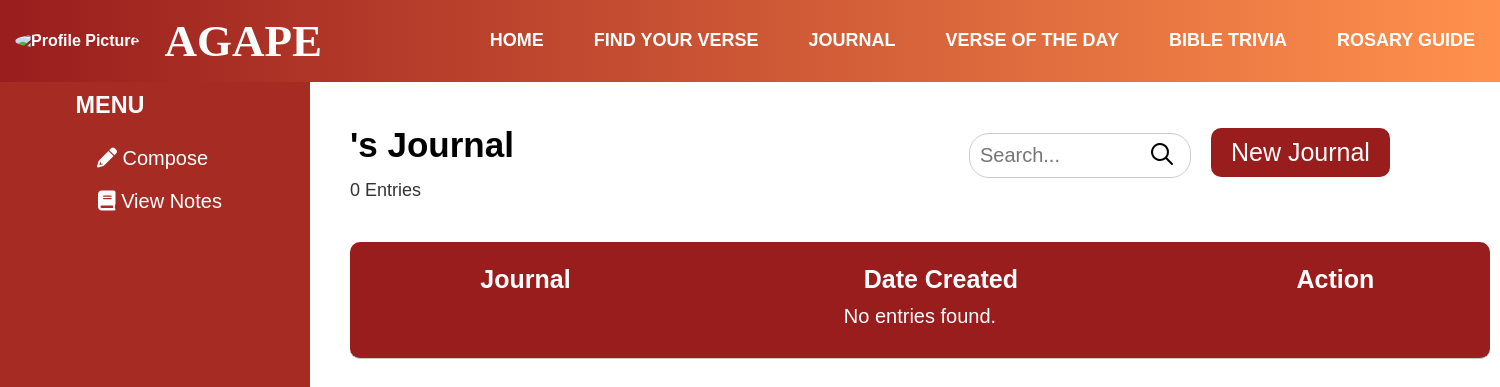
Page /viewjournal (signed in) on the earlier database version.
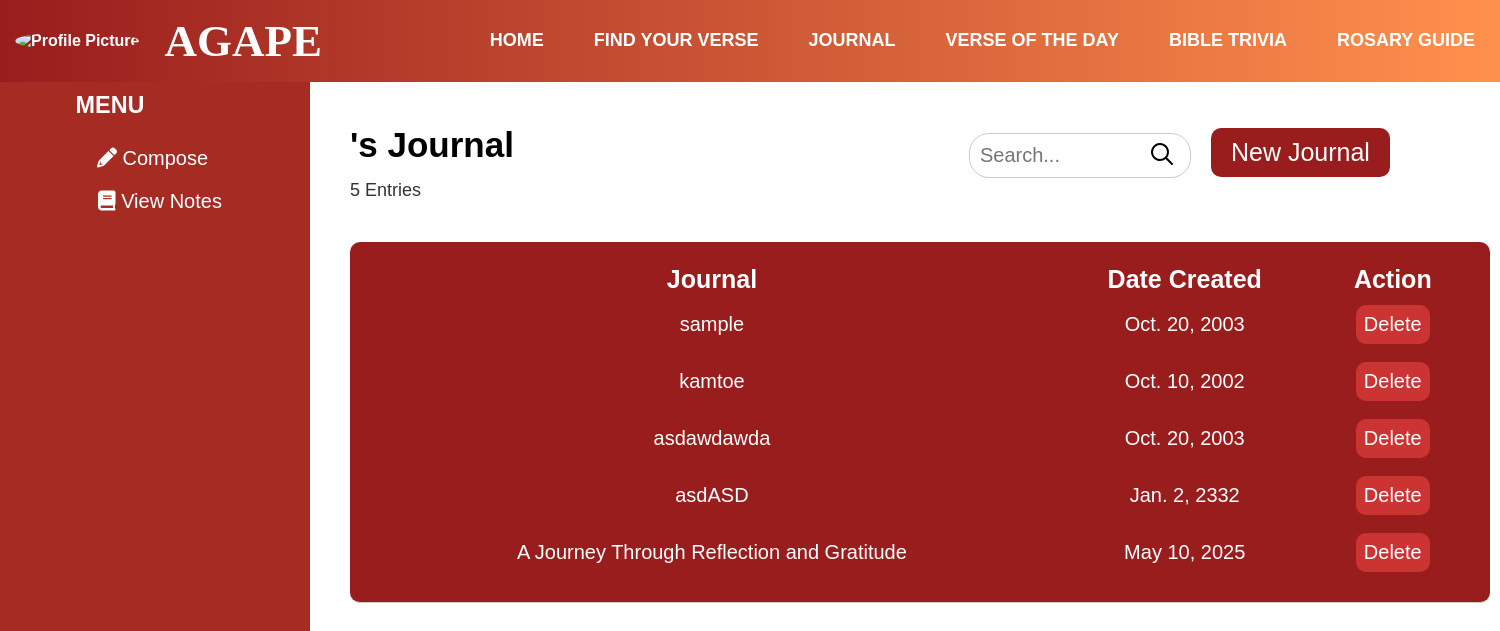
Same page on the later database version.
### myapp/models.py (models this page shows, shortened)
class JournalEntry(models.Model):
    id = models.AutoField(primary_key=True)
    user = models.ForeignKey(User, on_delete=models.CASCADE)
    title = models.CharField(max_length=255)
    created_date = models.DateField()
    content = models.TextField()

### myapp/views.py (the view)
# urls.py: path('viewjournal', views.viewjournal, name="viewjournal"),
@login_required
def viewjournal(request):
    fname = request.session.get('fname')
    query = request.GET.get('q', '')  # Fetch search query from the URL
    if query:
        journal_entries = JournalEntry.objects.filter(user=request.user, title__icontains=query)
    else:
        journal_entries = JournalEntry.objects.filter(user=request.user)
    total_entries = journal_entries.count()  # Count the entries
    return render(request, "html/viewnotes.html", {
        'fname': fname,
        'journal_entries': journal_entries,
        'query': query,
        'total_entries': total_entries
    })

### myapp/context_processors.py (called while the page is built)
def profile_picture_processor(request):
    if request.user.is_authenticated:
        try:
            profile = Profile.objects.get(user=request.user)
            return {'profile_picture_url': profile.profile_picture.url}
        except Profile.DoesNotExist:
            return {'profile_picture_url': None}
    return {'profile_picture_url': None}

### templates/html/viewnotes.html (shortened to what this page needs)
 {% extends "html/header.html" %}
{% load static %}
{% block additional_css %}
<link href="https://cdnjs.cloudflare.com/ajax/libs/font-awesome/6.0.0-beta3/css/all.min.css" rel="stylesheet">
<link href="https://cdnjs.cloudflare.com/ajax/libs/font-awesome/6.0.0-beta3/css/all.min.css" rel="stylesheet">
<link rel="stylesheet" href="{% static 'css/viewnotes.css' %}">
{% endblock %}
{% block bodycontents %}
<div class="content">
    <div class="sidebar">
        <h3>MENU</h3>
        <a href="{% url 'journal' %}" id="compose">
            <i class="fas fa-pencil-alt"></i> Compose
        </a>
        <a href="{% url 'viewjournal' %}">
            <i class="fas fa-book"></i> View Notes
        </a>
    </div>
  </div>
  <div class="header-container">
    <header>
        <h1>{{ fname }}'s Journal</h1>
    </header>
    <div class="search-container">
        <form method="get" action="{% url 'viewjournal' %}">
            <input type="text" name="q" placeholder="Search..." value="{{ query }}">
            <button type="submit" class="search-btn">
                <div class="search-icon">
                <span class="radix-icons--magnifying-glass"></span>
                </div>
            </button>
        </form>
    </div>
    <button class="new-journal"><a href="{% url 'journal' %}">New Journal</a></button>
  </div>
  <div class="entries-info">
      <p>{{ total_entries }}  Entries</p>
  </div>
    <div class="journal-list">
    <div class="journal-entries">
        <table class="journalTable">
            <thead>
                <tr>
                    <th>Journal</th>
                    <th>Date Created</th>
                    <th>Action</th>
                </tr>
            </thead>
            <tbody>
                {% for entry in journal_entries %}
                <tr>
                    <td><a href="#" style="text-decoration: none;color: white;" class="journal-title" data-content="{{ entry.content|escapejs }}" data-toggle="modal" data-target="#journalModal">{{ entry.title }}</a></td>
                    <td>{{ entry.created_date }}</td>
                    <td>
                        <form action="{% url 'delete_journal' entry.id %}" method="post" style="display:inline;">
                            <button type="submit" class="delete-btn">Delete</button>
                        </form>
                    </td>
                </tr>
                {% empty %}
                <tr>
                    <td colspan="3">No entries found.</td>
                </tr>
                {% endfor %}
            </tbody>
        </table>
    </div>
    </div>
{% endblock %}

Differences in the rows shown:
added JournalEntry: title "sample", created_date "Oct. 20, 2003"
added JournalEntry: title "kamtoe", created_date "Oct. 10, 2002"
added JournalEntry: title "asdawdawda", created_date "Oct. 20, 2003"
added JournalEntry: title "asdASD", created_date "Jan. 2, 2332"
added JournalEntry: title "A Journey Through Reflection and Gratitude", created_date "May 10, 2025"
Other differences:
{{ total_entries }}: "0" → "5"
text no longer shown: "No entries found."
